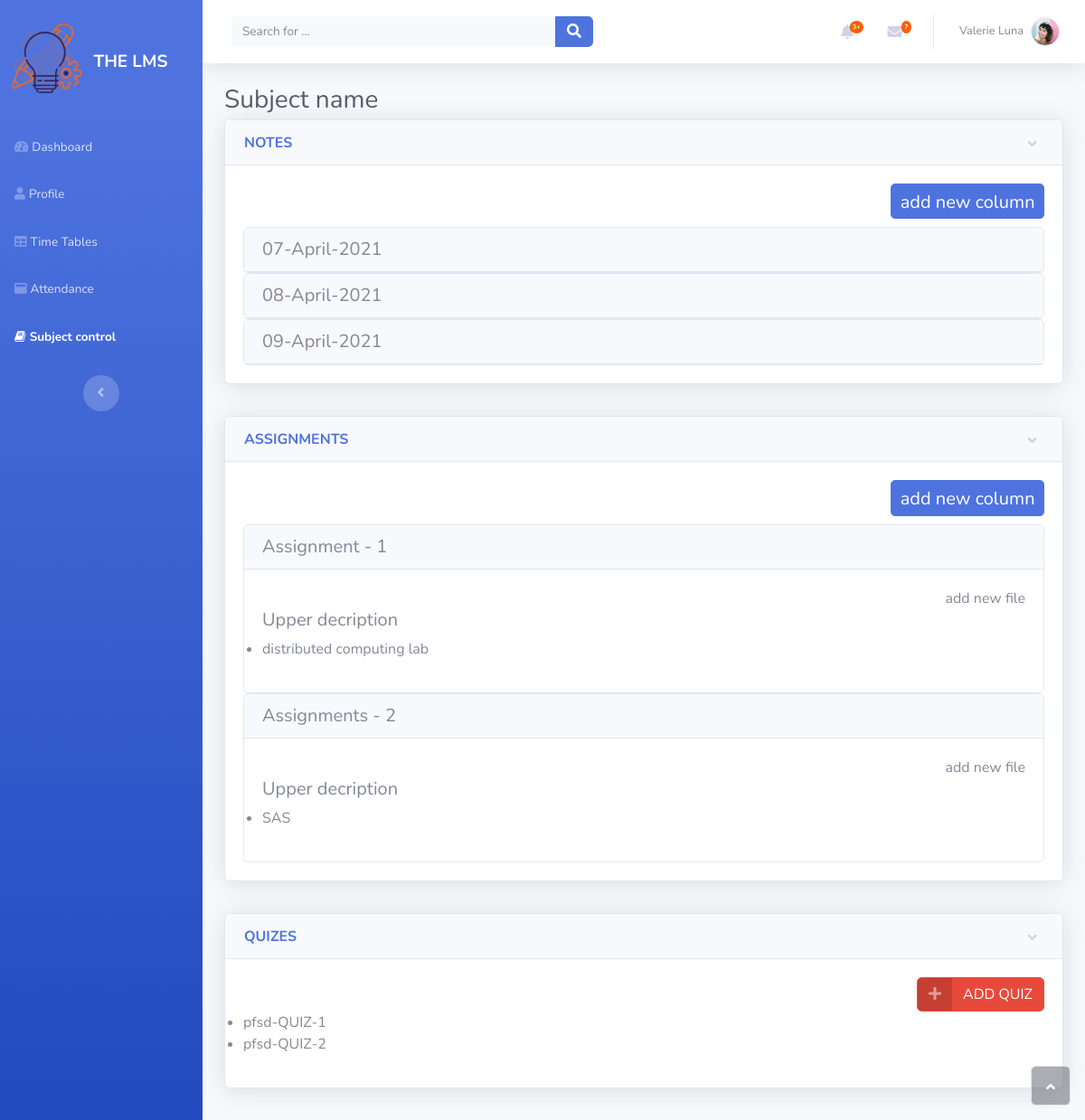
Before: /subjectcontrol/subjectcontrol (signed in) with the older database file.
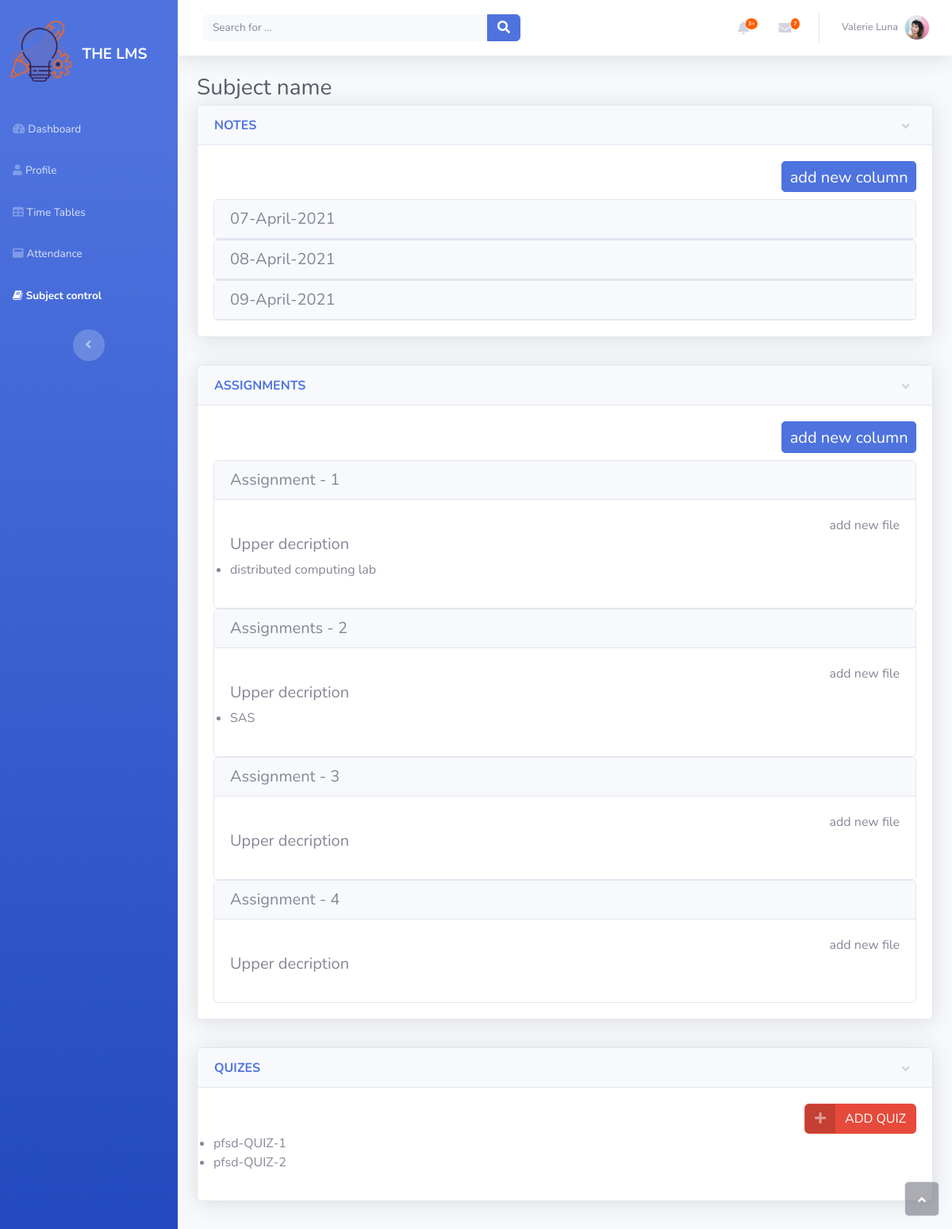
After: the same page with the newer database file.
### subjectcontrol/models.py (models this page shows)
class Notes(models.Model):
    profile = models.ForeignKey(Profile, on_delete=models.SET_NULL, null=True, related_name='subject_control_list')
    name = models.CharField(max_length=150)

class Assignments(models.Model):
    profile = models.ForeignKey(Profile, on_delete=models.SET_NULL, null=True, related_name='assignments_upload_list')
    name = models.CharField(max_length=150)

class AssignmentsFiles(models.Model):
    file = models.FileField(upload_to='assignmentsupload/files')
    name = models.CharField(max_length=100)
    assignment = models.ForeignKey(Assignments, on_delete=models.CASCADE, related_name='assignments_upload_list')

### subjectcontrol/views.py (the view, shortened to what this page needs)
# urls.py: path('subjectcontrol', views.Subjectcontrol.as_view(), name="subjectcontrol"),
class Subjectcontrol(LoginRequiredMixin, View):
    login_url = ''
    redirect_field_name = 'redirect_to'
    def get(self, request):
        subject_files_list = request.user.profile.subject_control_list.all()
        assignments_upload_list = request.user.profile.assignments_upload_list.all()
        return render(request, 'LMSteacherdashboard/subcontrol.html', {'subject_control_list':subject_files_list,'assignments_upload_list':assignments_upload_list})

### templates/LMSteacherdashboard/subcontrol.html (shortened to what the changed rows need)
{% load static %}
<!DOCTYPE html>
<html>
<head>
    <link rel="stylesheet" href="{% static 'LMSteacherdashboard/assets/bootstrap/css/bootstrap.min.css'%}">
    <link rel="stylesheet" href="{% static 'LMSteacherdashboard/assets/fonts/fontawesome-all.min.css'%}">
    <link rel="stylesheet" href="{% static 'LMSteacherdashboard/assets/fonts/font-awesome.min.css'%}">
    <link rel="stylesheet" href="{% static 'LMSteacherdashboard/assets/fonts/fontawesome5-overrides.min.css'%}">
    <link rel="stylesheet" href="{% static 'LMSteacherdashboard/assets/css/Button-modal-ecommerce-1.css'%}">
    <link rel="stylesheet" href="{% static 'LMSteacherdashboard/assets/css/Button-modal-ecommerce.css'%}">
    <link rel="stylesheet" href="{% static 'LMSteacherdashboard/assets/css/Continue-Button.css'%}">
    <link rel="stylesheet" href="{% static 'LMSteacherdashboard/assets/css/Drag-and-Drop-File-Input.css'%}">
    <link rel="stylesheet" href="{% static 'LMSteacherdashboard/assets/css/Drag-Drop-File-Input-Upload.css'%}">
    <link rel="stylesheet" href="{% static 'LMSteacherdashboard/assets/css/Forum---Thread-listing-1.css'%}">
    <link rel="stylesheet" href="{% static 'LMSteacherdashboard/assets/css/Forum---Thread-listing.css'%}">
    <link rel="stylesheet" href="https://cdnjs.cloudflare.com/ajax/libs/animate.css/3.5.2/animate.min.css">
    <link rel="stylesheet" href="{% static 'LMSteacherdashboard/assets/css/Multi-step-form.css'%}">
    <link rel="stylesheet" href="{% static 'LMSteacherdashboard/assets/css/Pretty-Login-Form.css'%}">
</head>
<body id="page-top">
    <div id="wrapper">
        <div class="d-flex flex-column" id="content-wrapper">
            <div id="content">
                <div class="container">
                    <div class="shadow card" style="margin-bottom: 35px;">
                        <div class="collapse show" id="collapse-4">
                            <div class="card-body">
                                <div role="tablist" id="accordion-1">
                                    {% for subject_control in subject_control_list %}
                                    <div class="card">
                                        <div class="card-header" role="tab">
                                            <h5 class="mb-0"><a data-toggle="collapse" aria-expanded="false" aria-controls="accordion-1 .item-{{subject_control.id}}" href="#accordion-1 .item-{{subject_control.id}}">{{subject_control.name}}</a></h5>
                                        </div>
                                    </div>
                                    {% endfor %}
                                </div>
                            </div>
                        </div>
                    </div>
                </div>
                <div class="container">
                    <div class="shadow card" style="margin-bottom: 35px;">
                        <div class="collapse show" id="collapse-2">
                            <div class="card-body">
                                <div role="tablist" id="accordion-2">
                                    {% for assignments in assignments_upload_list %}
                                    <div class="card">
                                        <div class="card-header" role="tab">
                                            <h5 class="mb-0"><a data-toggle="collapse" aria-expanded="true" aria-controls="accordion-2 .item-{{assignments.id}}" href="#accordion-2 .item-{{assignments.id}}">{{assignments.name}}</a></h5>
                                        </div>
                                        <div class="collapse show item-{{assignments.id}}" role="tabpanel" data-parent="#accordion-2">
                                            <div class="card-body">
                                                <div class="d-xl-flex justify-content-xl-end"><a href="#">add new file</a>
                                                </div>
                                                <div id="Bullets-4">
                                                    <h5 id="titulo-5" class="c-titulo5">Upper decription<br></h5>
                                                    <ul class="c-bullets">
                                                        {% for assignments in assignments.assignments_upload_list.all %}
                                                        <li><a href="{{assignments.file.url}}">{{assignments.name}}</a></li>
                                                        {% endfor %}
                                                    </ul>
                                                </div>
                                            </div>
                                        </div>
                                    </div>
                                    {% endfor %}
                                </div>
                            </div>
                        </div>
                    </div>
                </div>
            </div>
        </div><a class="border rounded d-inline scroll-to-top" href="#page-top"><i class="fas fa-angle-up"></i></a>
    </div>
</body>
</html>

Changed rows visible on the page:
added Assignments: name "Assignment - 3"
added Assignments: name "Assignment - 4"
